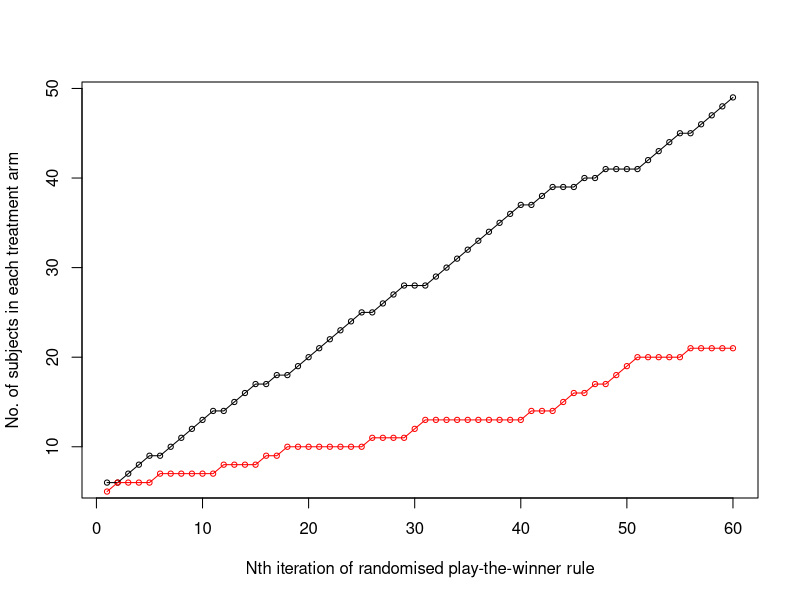

Write the R code that produced this figure.
#Start with an urn with an equal number of white and black balls where white represents subjects in the treatment group (A) and black represents subjects in the control group (B)
nA <- 5
nB <- 5

#Count
countnA <- c()
countnB <- c()

#We need probabilities for the treatments being successful depending on whether they're from group A or B
success_A <- 0.8
success_B <- 0.5

#So from the urn we pull a ball, if ball is from group A and we observe it's a success we add beta balls back into urn
n <- 60
beta <- 0
alpha <- 1
characters <- c(rep('A', nA), rep('B', nB))
random_characters <- sample(characters)
random_ball <- sample(random_characters, size = 1)
#Or this does the same thing
ball <- sample(c("A", "B"), 1, prob = c(nA, nB))
for (i in 1:n) {
  ball <- sample(c("A", "B"), 1, prob = c(nA, nB))
  if(ball == 'A'){
    treat <- sample(c(0,1), 1, prob = c(success_A, 1-success_A))
    if(treat == 0){
      nA <- nA + alpha
      nB <- nB + beta
    }else{
      nA <- nA + beta
      nB <- nB + alpha
    }               
  }else{
    treat <- sample(c(0,1), 1, prob = c(success_B, 1-success_B))
    if(treat == 0){
      nA <- nA + beta
      nB <- nB + alpha
    }else{
      nA <- nA + alpha
      nB <- nB + beta
    }
  }
  countnA <- c(countnA, nA)
  countnB <- c(countnB, nB)
}

countnA
countnB
proportion <- c(countnA/(countnA+countnB))
proportion
proportion[n]
plot(1:n, countnA, cex=.7, xlab = 'Nth iteration of randomised play-the-winner rule', ylab = 'No. of subjects in each treatment arm')
points(countnB, col = "red", cex=.7)
lines(countnA)
lines(countnB, col='red')